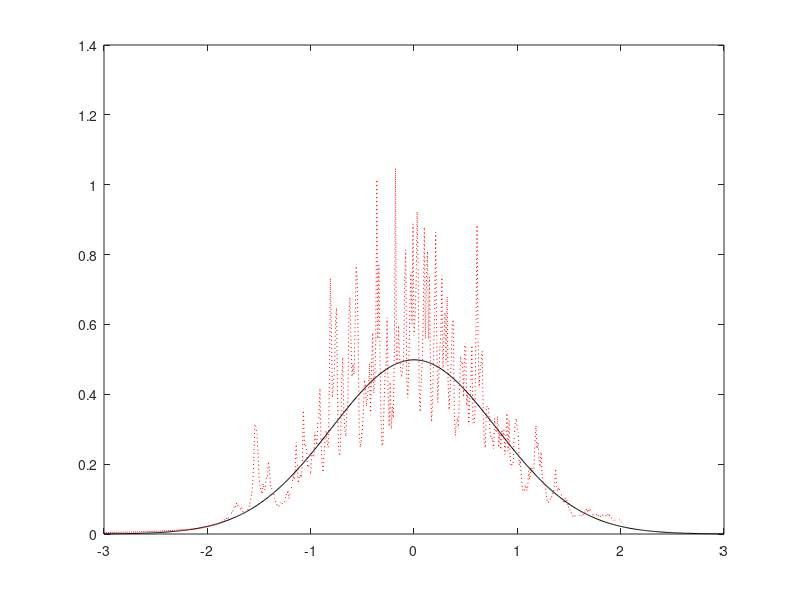
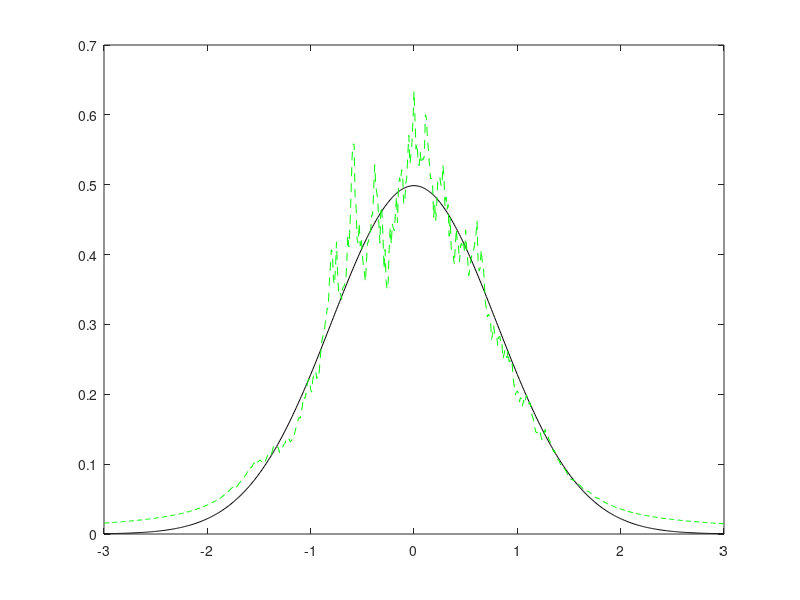
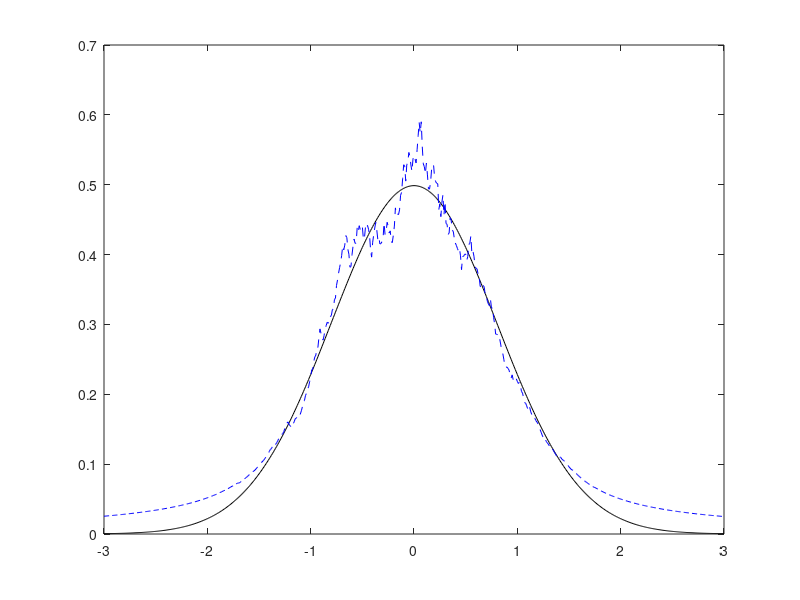

Write MATLAB code to recreate these figures, in order.
clc ,clear,close all;
rng('default')
N=1000;mu=0;sigma=0.8;

x=normrnd(mu,sigma,[N 1]);
x_values=-3:0.01:3;
kn1=10;kn2=50;kn3=100;%生成三个不同的kn
px=pdf('Normal',x_values,mu,sigma);
len=length(x_values);
pxe1=zeros(1,len);
pxe2=zeros(1,len);
pxe3=zeros(1,len);

index=1;
for j=-3:0.01:3
    distance=pdist2(j,x);  %计算当前点和样本点之间的距离
    D=sort(distance);     %计算升序排列
    V1=2*D(kn1);V2=2*D(kn2);V3=2*D(kn3);%第kn个距离作为半径，一维空间，确定长度2r
    pxe1(index)=kn1/N/V1;
    pxe2(index)=kn2/N/V2;
    pxe3(index)=kn3/N/V3;
    index=index+1;
end
figure,plot(x_values,px,'Color','k');
hold on
plot(x_values,pxe1,'r:');
hold off
figure,plot(x_values,px,'Color','k');
hold on
plot(x_values,pxe2,'g--');
hold off
figure,plot(x_values,px,'Color','k');
hold on
plot(x_values,pxe3,'b--');
hold off
